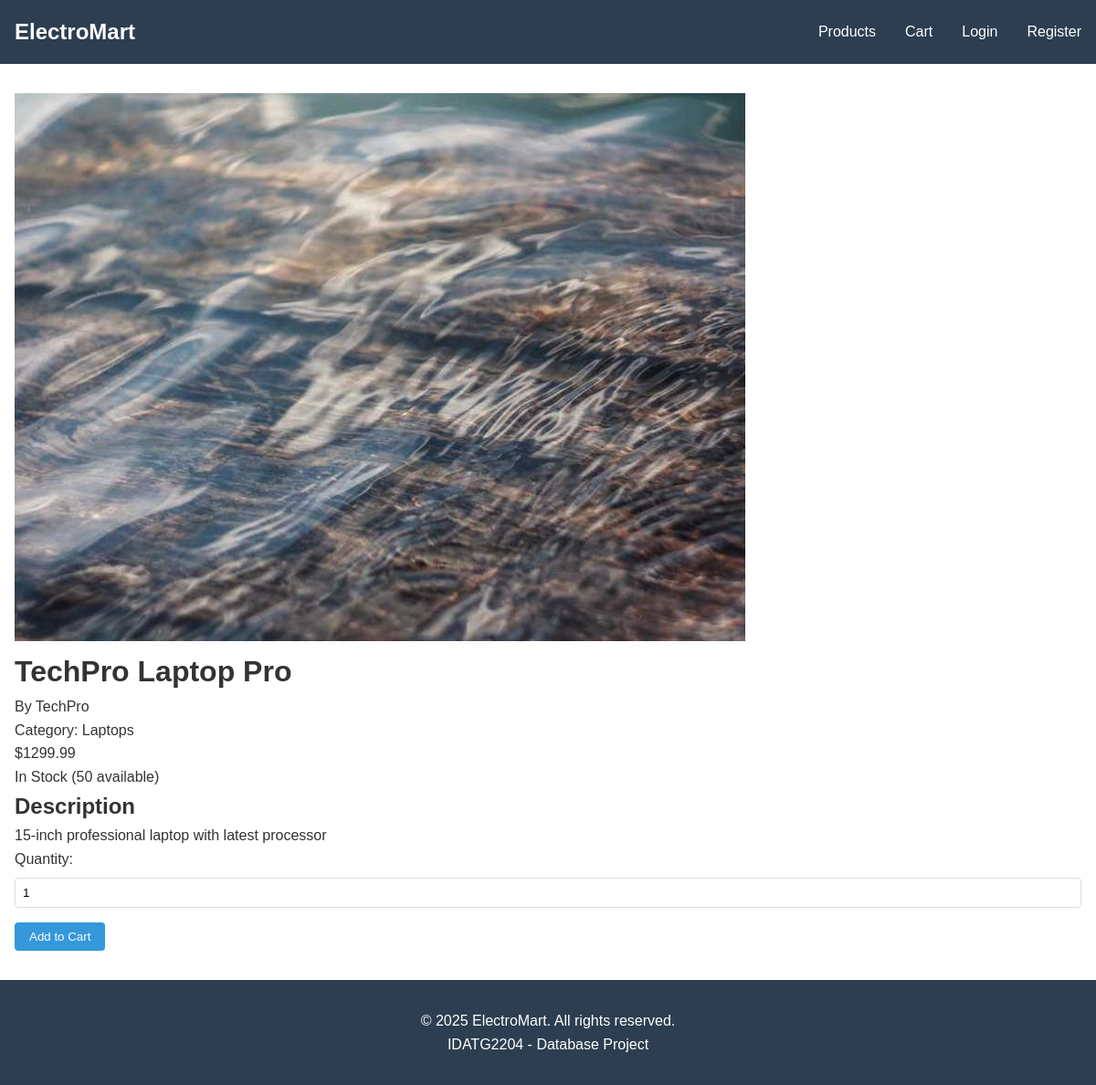
Before: /product/1 with the older database file.
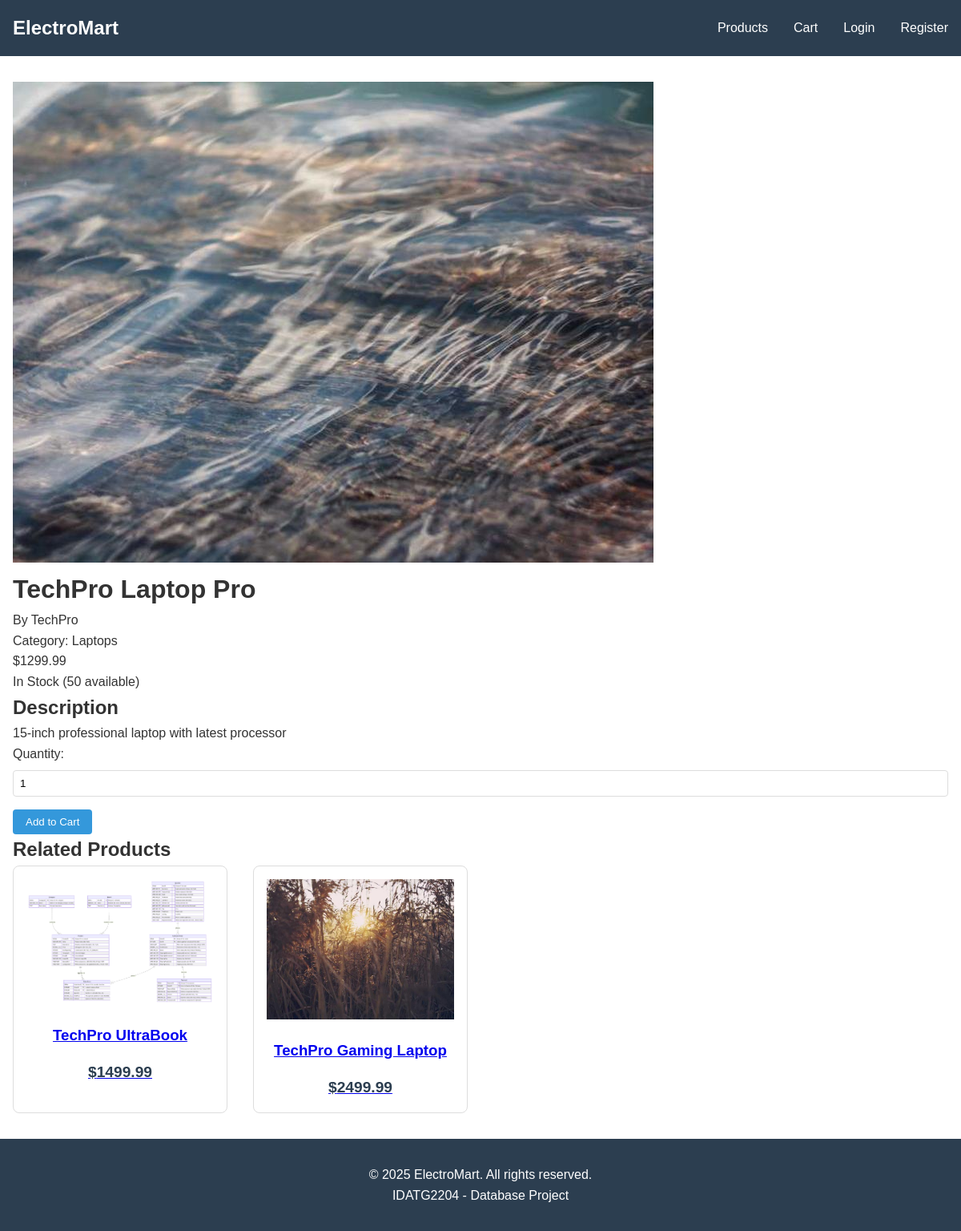
After: the same page with the newer database file.
### app/models.py (models this page shows)
class Product(db.Model):
    __tablename__ = 'products'
    ProductID = db.Column(db.Integer, primary_key=True)
    Name = db.Column(db.String(255), nullable=False)
    Description = db.Column(db.Text, nullable=False)
    Price = db.Column(db.Numeric(10, 2), nullable=False)
    StockQuantity = db.Column(db.Integer, nullable=False, default=0)
    CategoryID = db.Column(db.Integer, db.ForeignKey('categories.CategoryID'), nullable=False)
    BrandID = db.Column(db.Integer, db.ForeignKey('brands.BrandID'), nullable=False)
    ImageURL = db.Column(db.String(255))
    DateAdded = db.Column(db.DateTime(timezone=True), default=datetime.utcnow)
    LastUpdated = db.Column(db.DateTime(timezone=True), default=datetime.utcnow, onupdate=datetime.utcnow)
    order_items = db.relationship('OrderItem', backref='product', lazy=True)

### app/routes.py (the view)
@bp.route('/product/<int:product_id>')
def product_detail(product_id):
    try:
        product = Product.query.get_or_404(product_id)
        related_products = Product.query.filter(
            Product.CategoryID == product.CategoryID,
            Product.ProductID != product.ProductID
        ).limit(4).all()
    except Exception as e:
        flash('Could not load product details.', 'error')
        return redirect(url_for('main_routes.products'))
    return render_template('product_detail.html', title=product.Name, product=product, related_products=related_products)

### app/templates/product_detail.html (shortened to what this page needs)
{% extends "base.html" %}
{% block content %}
<div class="product-detail">
    <div class="product-main">
        <div class="product-image">
            {% if product.ImageURL %}
                <img src="{{ product.ImageURL }}" alt="{{ product.Name }}">
            {% else %}
                <img src="{{ url_for('static', filename='images/placeholder.png') }}" alt="No image available">
            {% endif %}
        </div>
        <div class="product-info">
            <h1>{{ product.Name }}</h1>
            <p class="product-brand">By {{ product.brand.Name }}</p>
            <p class="product-category">Category: {{ product.category.Name }}</p>
            <p class="product-price">${{ "%.2f"|format(product.Price) }}</p>
            <p class="product-stock">
                {% if product.StockQuantity > 0 %}
                    In Stock ({{ product.StockQuantity }} available)
                {% else %}
                    Out of Stock
                {% endif %}
            </p>
            <div class="product-description">
                <h2>Description</h2>
                <p>{{ product.Description }}</p>
            </div>
            {% if product.StockQuantity > 0 %}
                <form action="{{ url_for('main_routes.add_to_cart', product_id=product.ProductID) }}" method="POST" class="add-to-cart-form">
                    <div class="form-group">
                        <label for="quantity">Quantity:</label>
                        <input type="number" id="quantity" name="quantity" value="1" min="1" max="{{ product.StockQuantity }}">
                    </div>
                    <button type="submit" class="btn btn-primary">Add to Cart</button>
                </form>
            {% else %}
                <button class="btn btn-disabled" disabled>Out of Stock</button>
            {% endif %}
        </div>
    </div>
    {% if related_products %}
        <div class="related-products">
            <h2>Related Products</h2>
            <div class="product-grid">
                {% for related in related_products %}
                    <div class="product-card">
                        <a href="{{ url_for('main_routes.product_detail', product_id=related.ProductID) }}">
                            {% if related.ImageURL %}
                                <img src="{{ related.ImageURL }}" alt="{{ related.Name }}">
                            {% else %}
                                <img src="{{ url_for('static', filename='images/placeholder.png') }}" alt="No image available">
                            {% endif %}
                            <h3>{{ related.Name }}</h3>
                            <p class="price">${{ "%.2f"|format(related.Price) }}</p>
                        </a>
                    </div>
                {% endfor %}
            </div>
        </div>
    {% endif %}
</div>
{% endblock %}

Changed rows visible on the page:
added Product: shows a picture, Name "TechPro UltraBook", Price "1499.99"
added Product: ImageURL (picture), Name "TechPro Gaming Laptop", Price "2499.99"
Other visible differences:
text now shown: "Related Products"
